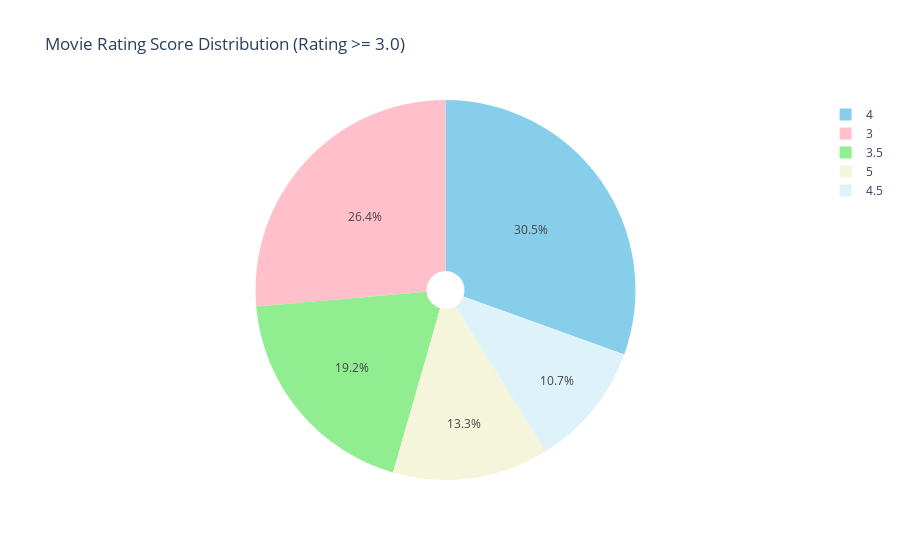

Notebook code for this chart:
### Code cell
# Pie chart of rating feature

rating = df_cln2['rating'].value_counts()
transuction = rating.index
quantity = rating.values

# define the colors for each gender
colors = ['skyblue', 'pink', 'lightgreen', 'beige']

# draw pie circule with plotly
figure = px.pie(df_cln2,
               values = quantity,
               names = transuction,
                labels=rating.index,
                hole = .1,
                color_discrete_sequence=colors,
               title = 'Movie Rating Score Distribution (Rating >= 3.0)')

figure.show()

### Figure 1 — Plotly figure (JSON) as saved in the notebook; plotly's stock layout.template omitted (floating-point values rounded to 4 significant figures)
{"data": [{"domain": {"x": [0, 1], "y": [0, 1]}, "hole": 0.1, "hovertemplate": "label=%{label}<br>value=%{value}<extra></extra>", "labels": [4, 3, 3.5, 5, 4.5], "legendgroup": "", "name": "", "showlegend": true, "type": "pie", "values": [2184, 1889, 1372, 951, 763]}], "layout": {"legend": {"tracegroupgap": 0}, "piecolorway": ["skyblue", "pink", "lightgreen", "beige"], "title": {"text": "Movie Rating Score Distribution (Rating >= 3.0)"}}}
